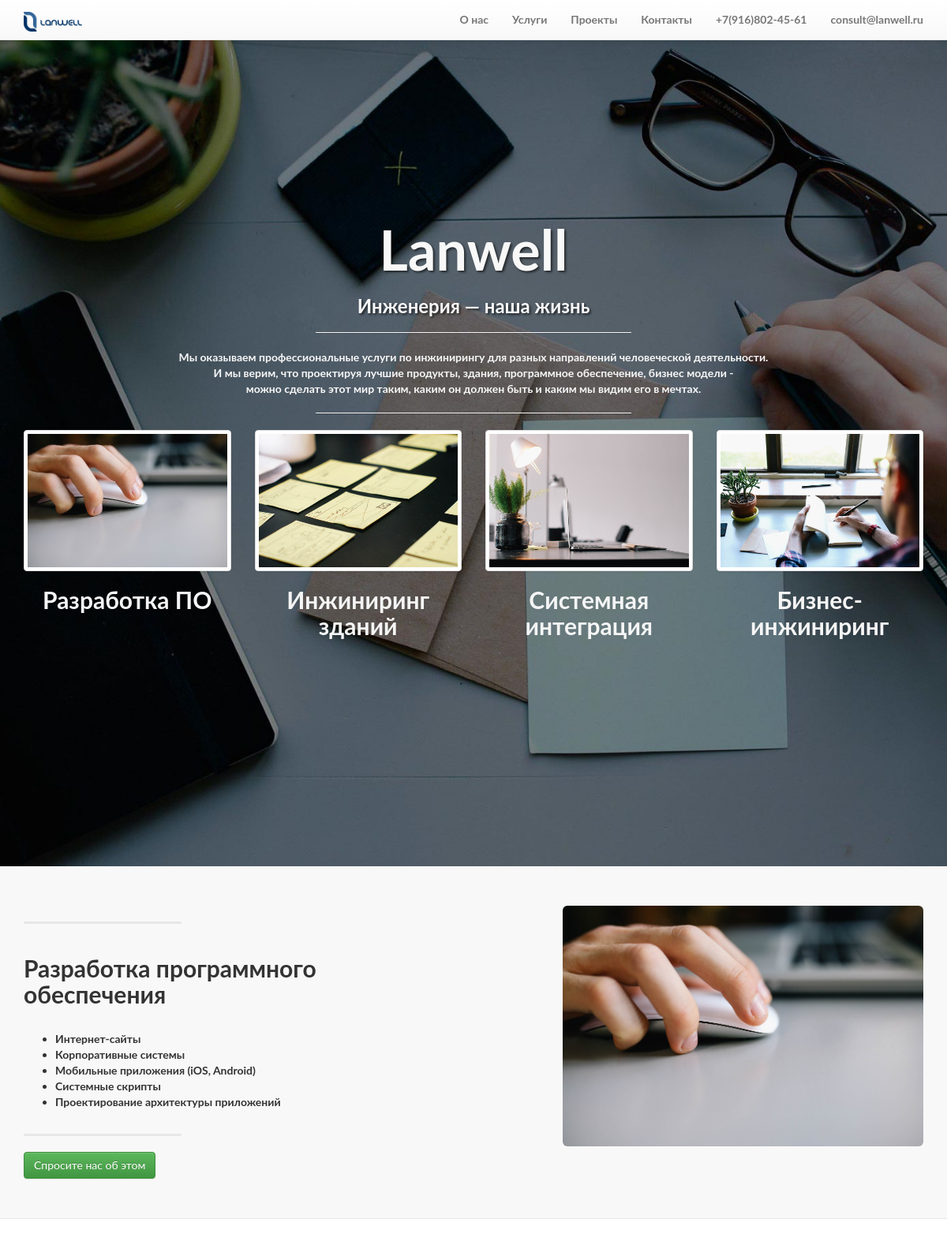
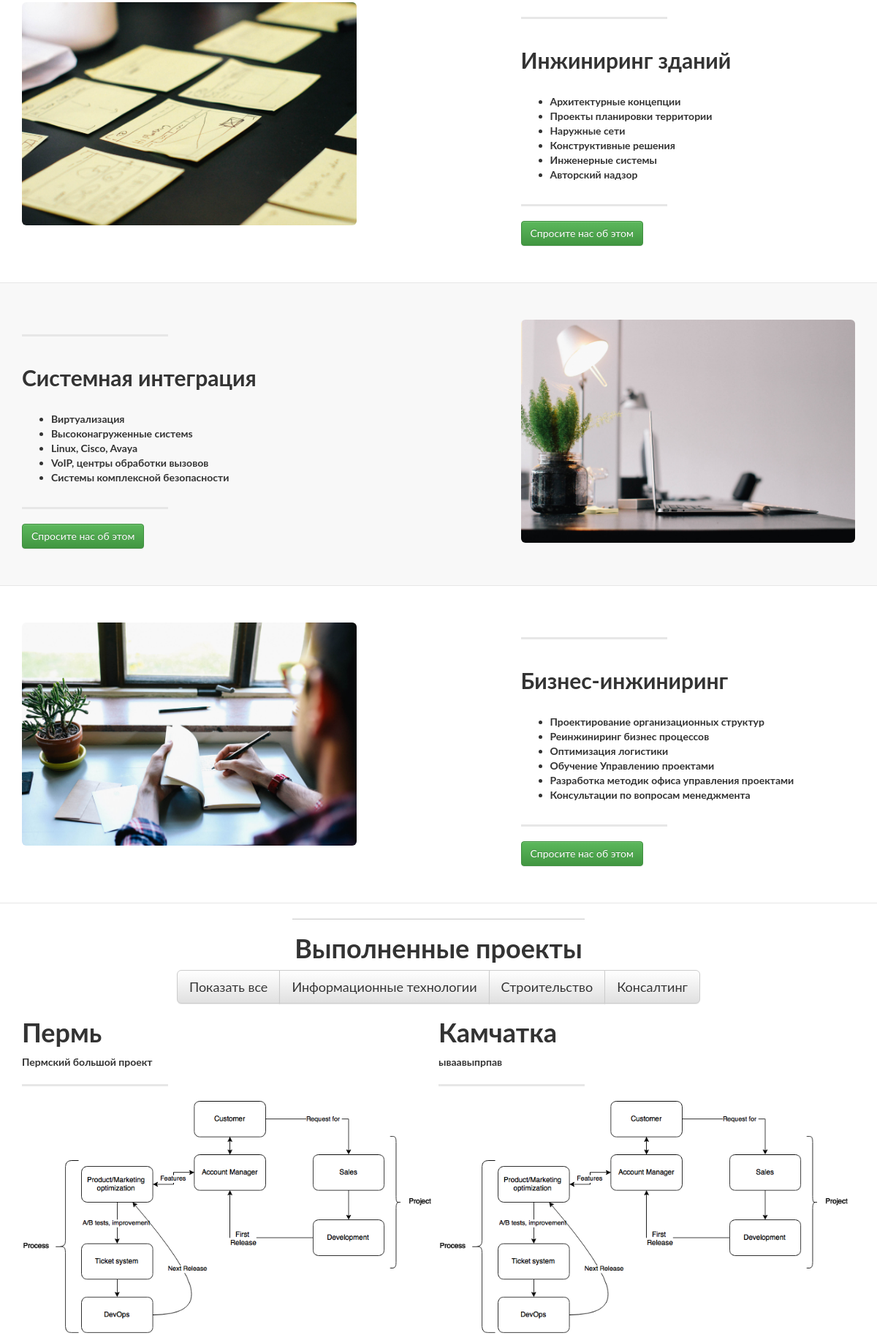
The page / (upper part) on the database its author committed (2 pictures, top to bottom).
### lanwell_new/models.py (models this page shows, shortened)
class ProjectTag(models.Model):
    name = models.CharField(max_length=200)
    display_name = models.CharField(max_length=200)
    def __str__(self):
        return self.name+" "+self.display_name

class CompletedProject(models.Model):
    name = models.CharField(max_length=200)
    description = models.CharField(max_length=2000)
    image = models.ImageField()
    tags = models.ManyToManyField(ProjectTag)

### lanwell_new/views.py (the view)
# urls.py: url(r'^$', views.index, name='home'),
def index(request):
    completed = CompletedProject.objects.all()
    for project in completed:
        project.tags_list = " ".join(map(str, project.tags.all()))
    tags = ProjectTag.objects.all()
    if request.method == 'POST':
        form = CustomerForm(request.POST)
        if form.is_valid():
            form.save()
            return HttpResponseRedirect("/")
    else:
        form = CustomerForm()
    return render(request, "lanwell_new/main.html", {'completed': completed, "tags" : tags, 'form' : form})

### lanwell_new/templates/lanwell_new/main.html (shortened to what this page needs)
{% extends "lanwell_new/index.html" %}
{% load bootstrap3 %}
{% block completed %}
<hr class="intro-divider">
    <h1 align="center">Выполненные проекты</h1>
    <div class="container">
        <div class="text-center">
    <div class="button-group btn-group btn-group-lg filter-button-group">
        <button type="button" class="btn btn-default is-checked" data-filter="*">Показать все</button>
         {% for tag in tags %}
             <button type="button" class="btn btn-default" data-filter=".{{ tag.name }}">{{ tag.display_name }}</button>
         {% endfor %}
    </div>
        </div>
    <div class="grid">
        {% for project in completed %}
            <div class="grid-item {{ project.tags_list}}">
            <div><H1>{{ project.name }}</H1></div>
            <div>{{ project.description }}</div>
            <hr class="section-heading-spacer">
            <img src="{{ project.image.url }}"/>
            </div>
        {% endfor %}
    </div>
    </div>
{% endblock %}

### lanwell_new/templates/lanwell_new/index.html (shortened to what this page needs)
<!DOCTYPE html>
<html lang="${request.locale_name}">
  <head>
    <link href="//oss.maxcdn.com/libs/twitter-bootstrap/3.0.3/css/bootstrap.min.css" rel="stylesheet">
    <link href="static/css/bootstrap-theme.css" rel="stylesheet">
    <link href="static/css/landing-page.css" rel="stylesheet">
  </head>
  <body>
    <nav class="navbar navbar-default navbar-fixed-top topnav" role="navigation">
        <div class="container topnav">
            <div class="navbar-header">
                <a class="navbar-brand topnav" href="#start" ><img src="static/img/logo.png" height="25"/></a>
            </div>
            <div class="collapse navbar-collapse" id="bs-example-navbar-collapse-1">
                <ul class="nav navbar-nav navbar-right">
                    <li>
                        <a href="#start">О нас</a>
                    </li>
                    <li>
                        <a href="#service">Услуги</a>
                    </li>
                    <li>
                        <a href="#portfolio">Проекты</a>
                    </li>
                    <li>
                        <a href="#contact">Контакты</a>
                    </li>
                    <li>
                         <a href="tel: +79168024561">+7(916)802-45-61</a>
                    </li>
                    <li>
                        <a href="mailto:consult@lanwell.ru">consult@lanwell.ru</a>
                    </li>
                </ul>
            </div>
        </div>
    </nav>
      <div class="intro-header">
        <div class="container">
            <div class="row">
                <div class="col-lg-12">
                    <div class="intro-message">
                        <h1>Lanwell</h1>
                        <h3>Инженерия &mdash; наша жизнь</h3>
                        <hr class="intro-divider">
                        <p>Мы оказываем профессиональные услуги по инжинирингу для разных направлений человеческой деятельности.<br>
                            И мы верим, что проектируя лучшие продукты, здания, программное обеспечение, бизнес модели -<br>
                            можно сделать этот мир таким, каким он должен быть и каким мы видим его в мечтах. </p>
                        <hr class="intro-divider">
                        <div class="row">
                            <div class="col-lg-3" >
                                <a href="#soft">
                                <img class="img-thumbnail img-responsive" src="static/img/mouse.jpg" />
                                <h2 >Разработка ПО</h2>
                                </a>
                            </div>
                            <div class="col-lg-3">
                                <a href="#engineer">
                               <img class="img-thumbnail img-responsive" src="static/img/sticker.jpg" />
                                <h2>Инжиниринг зданий</h2>
                                </a>
                            </div>
                            <div class="col-lg-3">
                                <a href="#integration">
                                <img class="img-thumbnail img-responsive" src="static/img/integrate.jpg" />
                                <h2>Системная интеграция</h2>
                                </a>
                            </div>
                            <div class="col-lg-3">
                                <a href="#business">
                                <img class="img-thumbnail img-responsive" src="static/img/business.jpg" />
                                <h2>Бизнес- инжиниринг</h2>
                                </a>
                            </div>
                        </div>
                    </div>
                </div>
            </div>
        </div>
    </div>
    <div class="content-section-a">
        <div class="container">
            <div class="row">
                <div class="col-lg-5 col-sm-6">
                    <hr class="section-heading-spacer">
                    <div class="clearfix"></div>
                    <h2 class="section-heading">Разработка программного<br> обеспечения</h2>
                    <p class="lead">
                        <ul>
                            <li>Интернет-сайты</li>
                            <li>Корпоративные системы</li>
                            <li>Мобильные приложения (iOS, Android)</li>
                            <li>Системные скрипты</li>
                            <li>Проектирование архитектуры приложений</li>
                        </ul>
                    </p>
                    <hr class="section-heading-spacer">
                     <div class="clearfix"></div>
                    <button class="btn btn-success order-btn" data-toggle="modal" data-target="#myModal">Спросите нас об этом</button>
                </div>
                <div class="col-lg-5 col-lg-offset-2 col-sm-6">
                    <img class="img-responsive img-rounded" src="static/img/mouse.jpg" alt="">
                </div>
            </div>
        </div>
    </div>
    <div class="content-section-b">
        <div class="container">
            <div class="row">
                <div class="col-lg-5 col-lg-offset-1 col-sm-push-6  col-sm-6">
                    <hr class="section-heading-spacer">
                    <div class="clearfix"></div>
                    <h2 class="section-heading">Инжиниринг зданий</h2>
                    <p class="lead">
                        <ul>
                            <li>Архитектурные концепции</li>
                            <li>Проекты планировки территории</li>
                            <li>Наружные сети</li>
                            <li>Конструктивные решения</li>
                            <li>Инженерные системы</li>
                            <li>Авторский надзор</li>
                        </ul>
                    </p>
                    <hr class="section-heading-spacer">
                    <div class="clearfix"></div>
                    <button class="btn btn-success order-btn" data-toggle="modal" data-target="#myModal">Спросите нас об этом</button>
                </div>
                <div class="col-lg-5 col-sm-pull-6  col-sm-6">
                    <img class="img-responsive img-rounded" src="static/img/sticker.jpg" alt="">
                </div>
            </div>
        </div>
    </div>
    <div class="content-section-a">
        <div class="container">
            <div class="row">
                <div class="col-lg-5 col-sm-6">
                    <hr class="section-heading-spacer">
                    <div class="clearfix"></div>
                    <h2 class="section-heading">Системная интеграция</h2>
                    <p class="lead">
                        <ul>
                            <li>Виртуализация</li>
                            <li>Высоконагруженные системs</li>
                            <li>Linux, Cisco, Avaya</li>
                            <li>VoIP, центры обработки вызовов</li>
                            <li>Системы комплексной безопасности</li>
                        </ul>
                    </p>
                    <hr class="section-heading-spacer">
                     <div class="clearfix"></div>
                    <button class="btn btn-success order-btn" data-toggle="modal" data-target="#myModal">Спросите нас об этом</button>
                </div>
                <div class="col-lg-5 col-lg-offset-2 col-sm-6">
                    <img class="img-responsive img-rounded" src="static/img/integrate.jpg" alt="">
                </div>
            </div>
        </div>
</div>
    <div class="content-section-b">
        <div class="container">
            <div class="row">
                <div class="col-lg-5 col-lg-offset-1 col-sm-push-6  col-sm-6">
                    <hr class="section-heading-spacer">
                    <div class="clearfix"></div>
                    <h2 class="section-heading">Бизнес-инжиниринг</h2>
                    <p class="lead">
                        <ul>
                            <li>Проектирование организационных структур</li>
                            <li>Реинжиниринг бизнес процессов</li>
                            <li>Оптимизация логистики</li>
                            <li>Обучение Управлению проектами</li>
                            <li>Разработка методик офиса управления проектами</li>
                            <li>Консультации по вопросам менеджмента</li>
                        </ul>
                    </p>
                    <hr class="section-heading-spacer">
                    <div class="clearfix"></div>
                    <button class="btn btn-success order-btn" data-toggle="modal" data-target="#myModal">Спросите нас об этом</button>
                </div>
                <div class="col-lg-5 col-sm-pull-6  col-sm-6">
                    <img class="img-responsive img-rounded" src="static/img/business.jpg" alt="">
                </div>
            </div>
        </div>
    </div>
    {% block completed %}
    {% endblock %}
  </body>
</html>

### lanwell_new/static/css/landing-page.css (style rules this page uses)
body, html { width: 100%; height: 100%; }
body, h1, h2, h3, h4, h5, h6, a { font-family: "Lato","Helvetica Neue",Helvetica,Arial,sans-serif; font-weight: 700; }
.intro-header a, .intro-header a :hover { color: #f5f5f5; }
.topnav { font-size: 14px; }
.lead { font-size: 18px; font-weight: 400; }
.intro-header { padding-top: 50px; padding-bottom: 50px; text-align: center; color: #f8f8f8; background: url(../img/intro-bg.jpg) no-repeat center center; background-size: cover; }
.intro-message { position: relative; padding-top: 20%; padding-bottom: 20%; }
.intro-message > h1 { margin: 0; text-shadow: 2px 2px 3px rgba(0,0,0,0.6); font-size: 5em; }
.intro-divider { width: 400px; border-top: 1px solid #f8f8f8; border-bottom: 1px solid rgba(0,0,0,0.2); }
.intro-message > h3 { text-shadow: 2px 2px 3px rgba(0,0,0,0.6); }
.content-section-a { padding: 50px 0; background-color: #f8f8f8; }
.content-section-b { padding: 50px 0; border-top: 1px solid #e7e7e7; border-bottom: 1px solid #e7e7e7; }
.section-heading { margin-bottom: 30px; }
.section-heading-spacer { float: left; width: 200px; border-top: 3px solid #e7e7e7; }
.grid-item { width: 50%; }
.grid-item img { display: block; max-width: 100%; }

### rows shown on the page
ProjectTag: display_name "Информационные технологии"
ProjectTag: display_name "Строительство"
ProjectTag: display_name "Консалтинг"
CompletedProject: name "Пермь", description "Пермский большой проект", image (picture)
CompletedProject: name "Камчатка", description "ываавыпрпав", image (picture)
